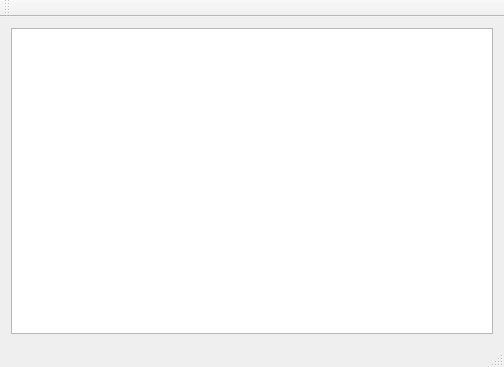
<?xml version="1.0" encoding="UTF-8"?>
<ui version="4.0">
 <class>MainWindow</class>
 <widget class="QMainWindow" name="MainWindow">
  <property name="geometry">
   <rect>
    <x>0</x>
    <y>0</y>
    <width>504</width>
    <height>367</height>
   </rect>
  </property>
  <property name="windowTitle">
   <string>MainWindow</string>
  </property>
  <widget class="QWidget" name="centralWidget">
   <layout class="QGridLayout" name="gridLayout">
    <item row="0" column="0">
     <widget class="QTableView" name="tableView"/>
    </item>
   </layout>
  </widget>
  <widget class="QMenuBar" name="menuBar">
   <property name="geometry">
    <rect>
     <x>0</x>
     <y>0</y>
     <width>504</width>
     <height>21</height>
    </rect>
   </property>
  </widget>
  <widget class="QToolBar" name="mainToolBar">
   <attribute name="toolBarArea">
    <enum>TopToolBarArea</enum>
   </attribute>
   <attribute name="toolBarBreak">
    <bool>false</bool>
   </attribute>
  </widget>
  <widget class="QStatusBar" name="statusBar"/>
 </widget>
 <layoutdefault spacing="6" margin="11"/>
 <resources/>
 <connections/>
</ui>
